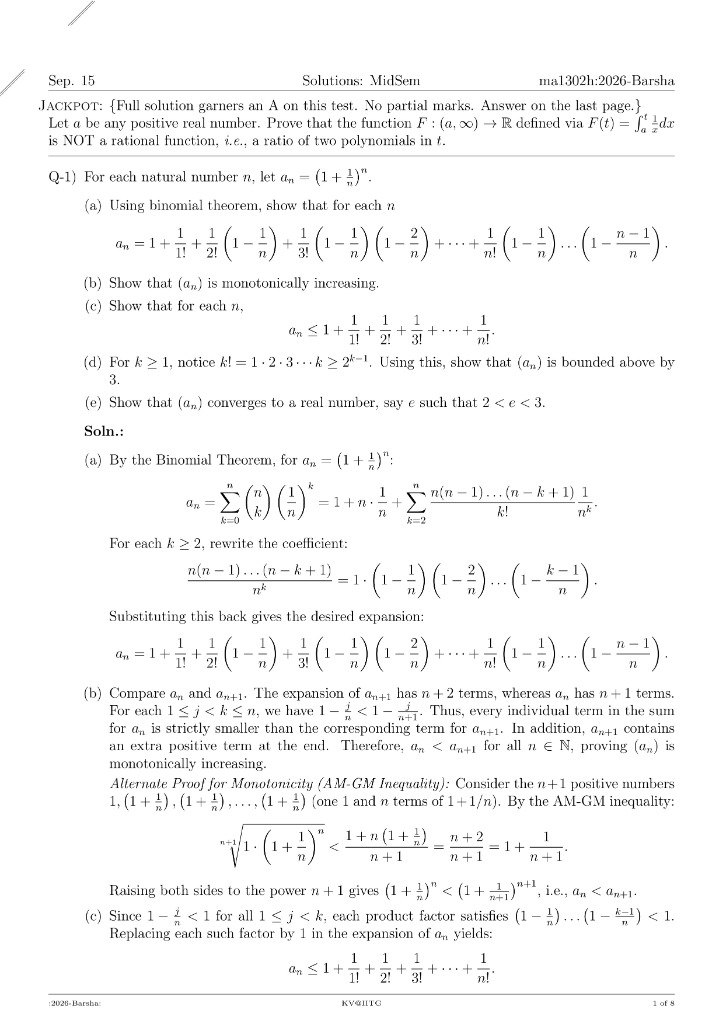
#> input picture midsem_solutions.jpg, 723 x 1024 px
$ python -i preprocessor.py   (imports and definitions only)
#> lines starting #> are read from the running program, lines starting #| are printed output that depends on the picture; after the words box and inside, x2 and y2 are one past the last pixel; in counts of white or black regions, pixels touching at a corner belong together
#> further down, picture is the input picture: shape (1024, 723, 3); min 0, max 255, mean 247.3
"""
Image Preprocessing Engine for Handwritten Answer Scripts (IIT Guwahati MA102 Dataset).

Applies contrast enhancement (CLAHE), adaptive binarization (Sauvola/Otsu),
and deskewing to prepare full-page scanned/mobile photos for segmentation.
"""

import math
from typing import Tuple, Optional
import numpy as np
import cv2


class ImagePreprocessor:
    """
    Robust image preprocessing pipeline for handwritten document pages.
    """
    def __init__(self, target_dpi: int = 300, clip_limit: float = 2.0, tile_grid_size: Tuple[int, int] = (8, 8)):
        self.target_dpi = target_dpi
        self.clahe = cv2.createCLAHE(clipLimit=clip_limit, tileGridSize=tile_grid_size)

    def enhance_contrast(self, image_gray: np.ndarray) -> np.ndarray:
        """Applies Contrast Limited Adaptive Histogram Equalization (CLAHE)."""
        return self.clahe.apply(image_gray)

    def estimate_skew_angle(self, image_gray: np.ndarray) -> float:
        """Estimates document skew angle in degrees using Hough line transformation."""
        edges = cv2.Canny(image_gray, 50, 150, apertureSize=3)
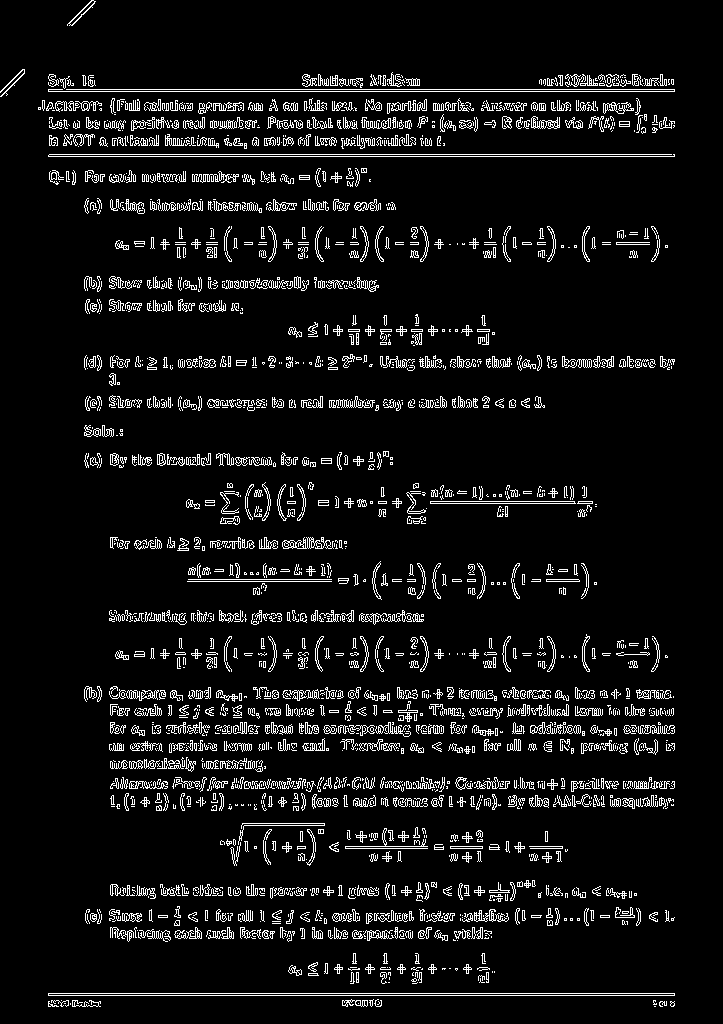
#> edges: shape (1024, 723); 7.1% white in thin lines or dots
        lines = cv2.HoughLinesP(edges, 1, np.pi / 180, threshold=100, minLineLength=100, maxLineGap=10)
#> lines = 204 rows, first 6: [48, 156, 674, 156], [49, 154, 674, 154], [48, 993, 674, 993], [48, 89, 674, 89], [48, 995, 674, 995], [48, 91, 674, 91]

        if lines is None:
            return 0.0

        angles = []
        for line in lines:
            line_flat = line.flatten()
            if len(line_flat) >= 4:
                x1, y1, x2, y2 = line_flat[:4]
                angle = math.degrees(math.atan2(y2 - y1, x2 - x1))
                if -45 < angle < 45:
                    angles.append(angle)
#> this loop made 204 passes
#> (x1, y1, x2, y2, angle) on passes 1 to 12: (48, 156, 674, 156, 0), (49, 154, 674, 154, 0), (48, 993, 674, 993, 0), (48, 89, 674, 89, 0), (48, 995, 674, 995, 0), (48, 91, 674, 91, 0), (43, 110, 639, 110, 0), (394, 788, 673, 788, 0), (49, 127, 420, 127, 0), (492, 121, 607, 121, 0), (38, 108, 639, 108, 0), (512, 733, 673, 733, 0)
#> (x1, y1, x2, y2) on pass 100: (544, 85, 666, 85)
#> after the loop, angles = 204 values, max 1 at index 107, min -3.05 at index 171, mean -0.036

        return float(np.median(angles)) if len(angles) > 0 else 0.0

    def deskew(self, image_gray: np.ndarray, angle: Optional[float] = None) -> np.ndarray:
        """Deskews image to correct vertical alignment."""
        if angle is None:
            angle = self.estimate_skew_angle(image_gray)
#> angle = 0

        if abs(angle) < 0.5:
            return image_gray

        h, w = image_gray.shape[:2]
        center = (w // 2, h // 2)
        rotation_matrix = cv2.getRotationMatrix2D(center, angle, 1.0)
        deskewed = cv2.warpAffine(
            image_gray, rotation_matrix, (w, h),
            flags=cv2.INTER_CUBIC, borderMode=cv2.BORDER_REPLICATE
        )
        return deskewed

    def process_page(self, image: np.ndarray) -> Tuple[np.ndarray, np.ndarray]:
        """
        Master preprocessing pipeline for a full handwritten page image.
        Returns: (Enhanced Grayscale Image, Binarized Mask)
        """
        if image.ndim == 3:
            if image.shape[0] == 1:
                image = image.squeeze(0)
            elif image.shape[2] == 1:
                image = image.squeeze(2)

        if image.ndim == 3:
            gray = cv2.cvtColor(image, cv2.COLOR_BGR2GRAY)
        else:
            gray = image.copy()

        # 1. Enhance Contrast (CLAHE)
        enhanced = self.enhance_contrast(gray)

        # 2. Deskew Alignment
        deskewed = self.deskew(enhanced)

        # 3. Adaptive Threshold Binarization
        binarized = cv2.adaptiveThreshold(
            deskewed, 255, cv2.ADAPTIVE_THRESH_GAUSSIAN_C,
            cv2.THRESH_BINARY_INV, 15, 10
        )
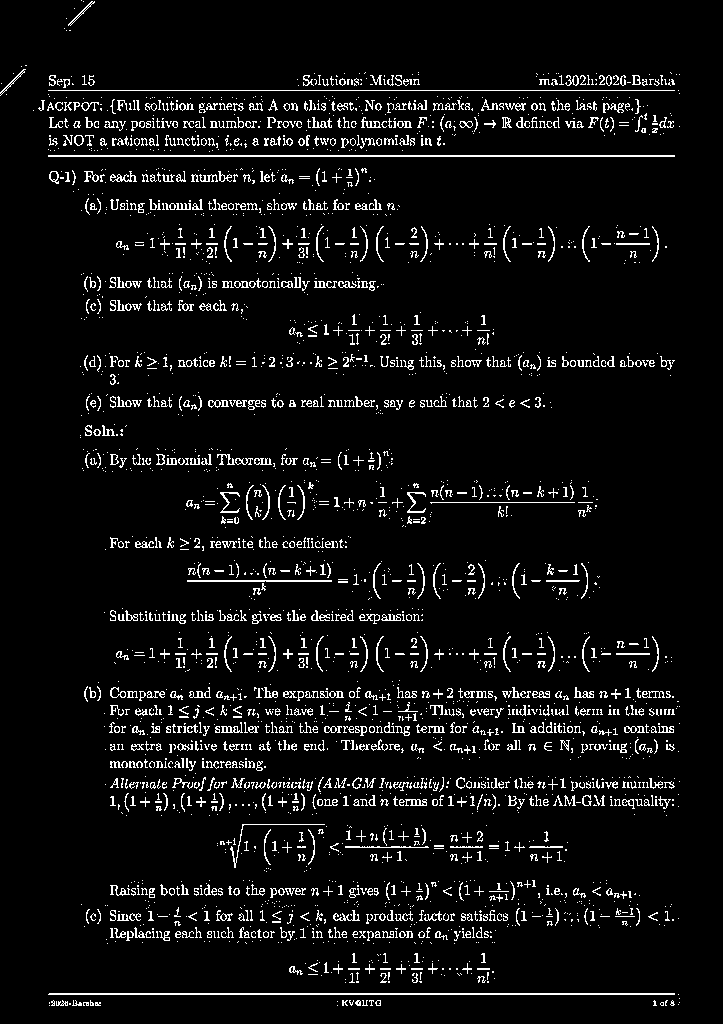
#> binarized: shape (1024, 723); 6% white in thin lines or dots

        return deskewed, binarized


# [10 lines not run here, left out]

>>> import cv2
>>> picture = cv2.imread('../../midsem_solutions.jpg')
>>> result = ImagePreprocessor().process_page(picture)

$ run again, on page-210103096-01.jpg
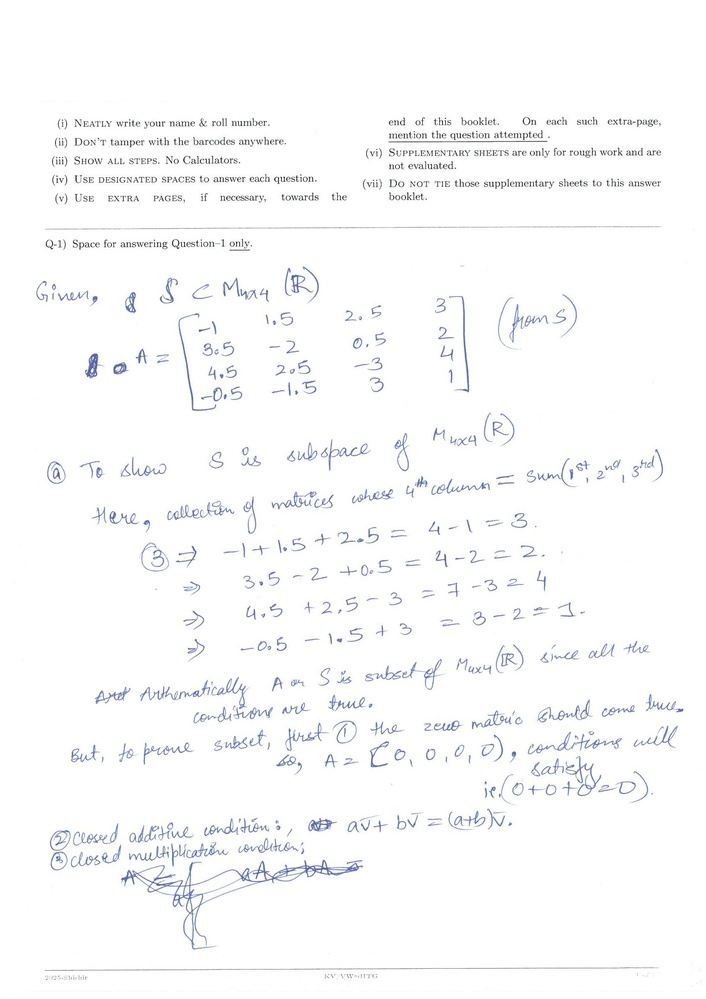
#> input picture page-210103096-01.jpg, 706 x 999 px, shrunk from 1653 x 2338 before the run
#> picture is the input picture: shape (999, 706, 3); mean B, G, R 250.8, 250.2, 249.9
#> in estimate_skew_angle, `edges = cv2.Canny(image_gray, 50, 150, apertureSize=3)`:
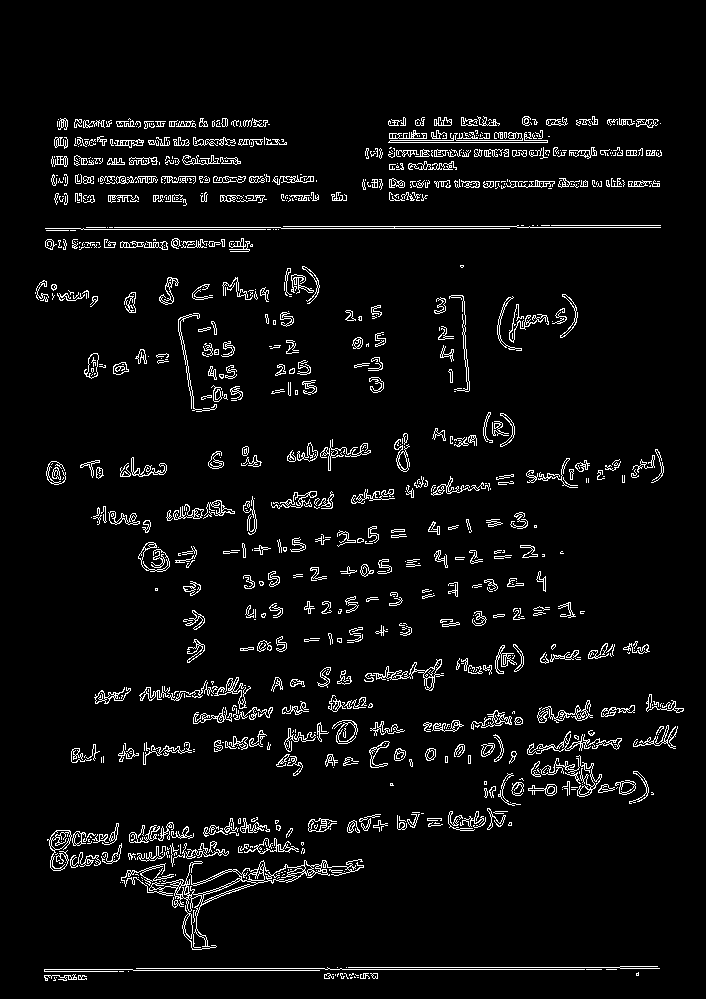
#> edges: shape (999, 706); 4.9% white in thin lines or dots, all inside (x1, y1, x2, y2) = (35, 116, 684, 981)
#> lines = 57 rows, first 6: [325, 969, 616, 969], [86, 227, 280, 227], [327, 967, 619, 967], [281, 228, 509, 228], [363, 181, 659, 181], [390, 140, 547, 140]
#> the loop in estimate_skew_angle, `for line in lines:` made 57 passes
#> (x1, y1, x2, y2, angle) on passes 1 to 8: (325, 969, 616, 969, 0), (86, 227, 280, 227, 0), (327, 967, 619, 967, 0), (281, 228, 509, 228, 0), (363, 181, 659, 181, 0), (390, 140, 547, 140, 0), (67, 176, 316, 181, 1.15), (283, 226, 516, 226, 0)
#> after the loop in estimate_skew_angle, `for line in lines:`: angles = 57 values, max 2.16 at index 35, min -20.25 at index 42, mean -1.68
#> in deskew, `angle = self.estimate_skew_angle(image_gray)`: angle = 0
#> in process_page, `binarized = cv2.adaptiveThreshold( deskewed, 255, cv2.ADAPTIVE_THRESH_..`:
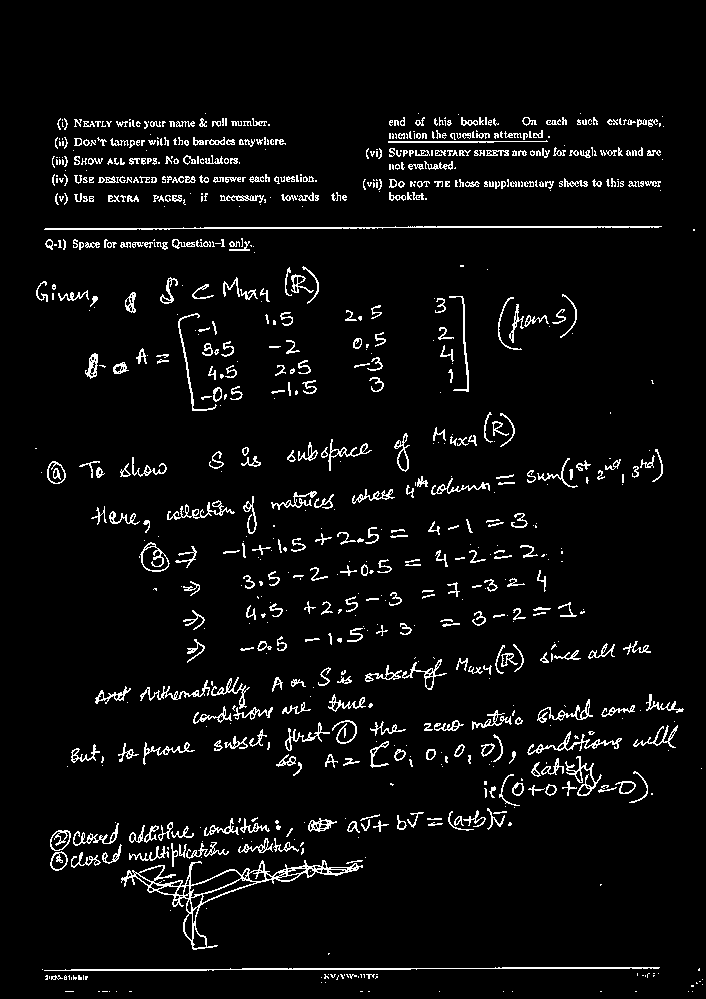
#> binarized: shape (999, 706); 4.9% white in thin lines or dots, all inside (x1, y1, x2, y2) = (35, 113, 703, 992)

$ run again, on page-240104105-07.jpg
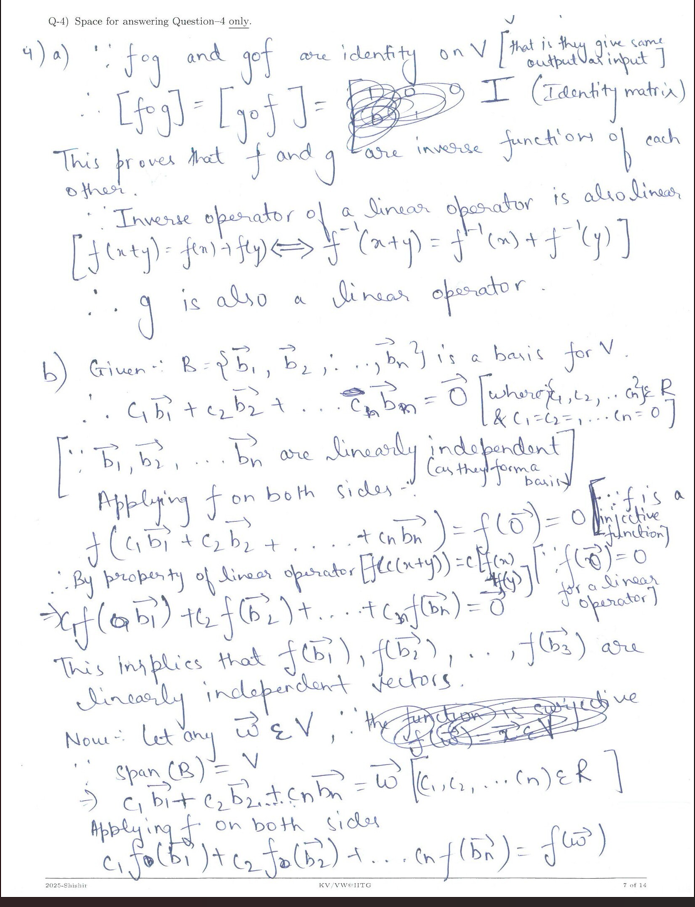
#> input picture page-240104105-07.jpg, 695 x 907 px
#> picture is the input picture: shape (907, 695, 3); mean B, G, R 245.5, 244.4, 244.1
#> in estimate_skew_angle, `edges = cv2.Canny(image_gray, 50, 150, apertureSize=3)`:
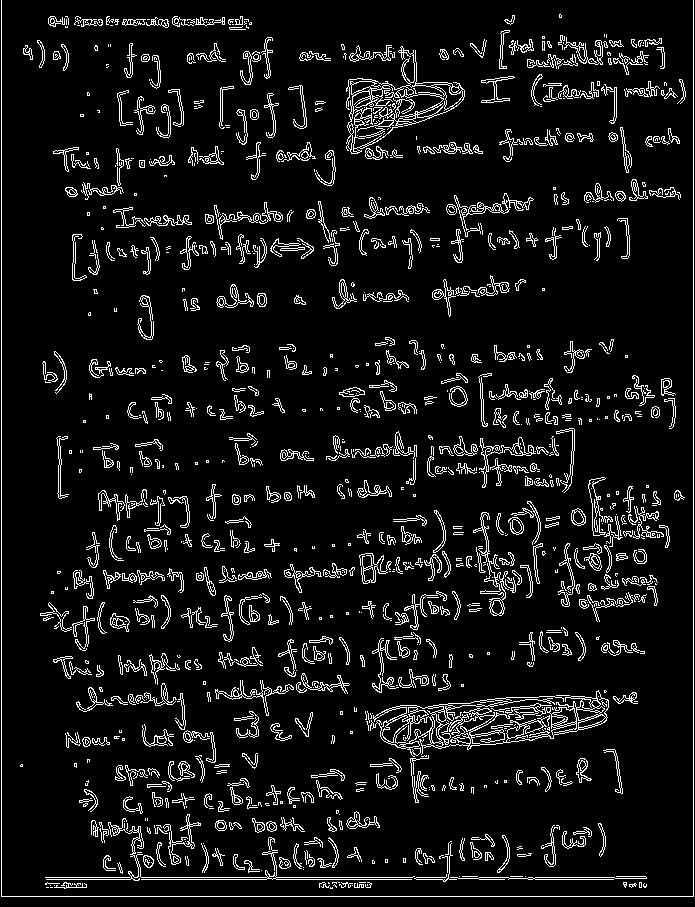
#> edges: shape (907, 695); 8% white in thin lines or dots
#> lines = 33 rows, first 6: [1, 896, 1, 0], [693, 896, 693, 0], [2, 896, 692, 896], [46, 879, 456, 879], [45, 877, 457, 877], [284, 573, 513, 561]
#> the loop in estimate_skew_angle, `for line in lines:` made 33 passes
#> (x1, y1, x2, y2, angle) on passes 1 to 8: (1, 896, 1, 0, -90), (693, 896, 693, 0, -90), (2, 896, 692, 896, 0), (46, 879, 456, 879, 0), (45, 877, 457, 877, 0), (284, 573, 513, 561, -3), (367, 723, 608, 706, -4.03), (366, 721, 515, 711, -3.84)
#> after the loop in estimate_skew_angle, `for line in lines:`: angles = 31 values, max 0.979 at index 13, min -14.14 at index 11, mean -2.79
#> in deskew, `angle = self.estimate_skew_angle(image_gray)`: angle = -2.75
#> rotation_matrix = [[0.999, -0.0479, 22.12], [0.0479, 0.999, -16.12]]
#> in process_page, `binarized = cv2.adaptiveThreshold( deskewed, 255, cv2.ADAPTIVE_THRESH_..`:
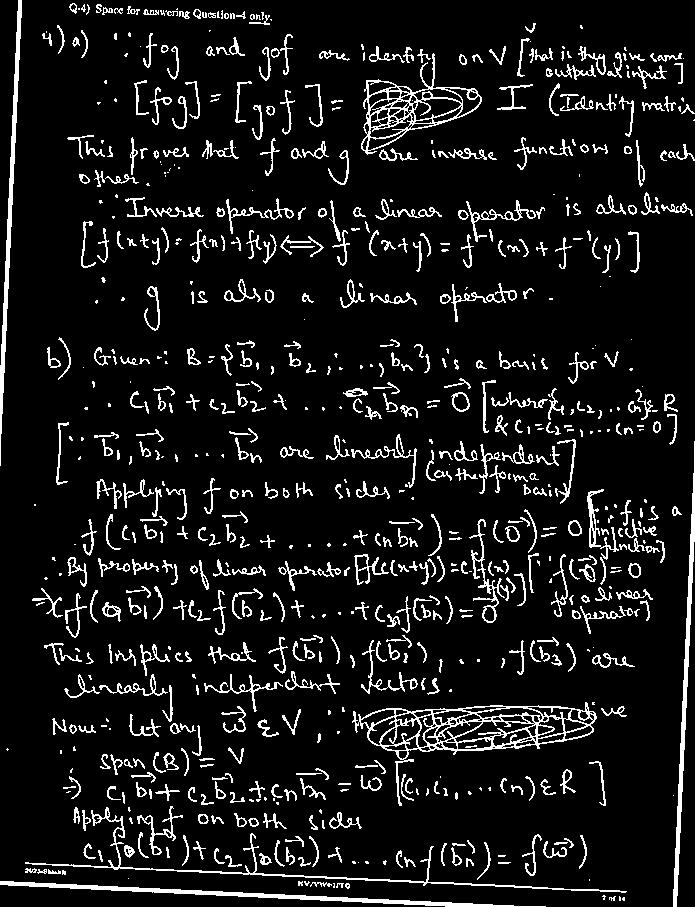
#> binarized: shape (907, 695); 8.9% white in thin lines or dots
